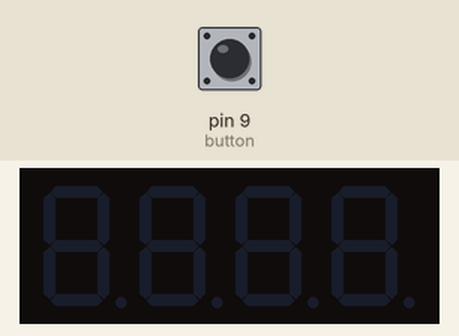
The sketch below on a simulated Arduino Uno, built with avr-gcc and run on an emulated ATmega328P. Shown: 4-digit seven-segment display. Wiring (inferred from the names in the program): 4-digit 7-segment display, segments lit when HIGH: segments pin 2, pin 3, pin 4, pin 5, pin 6, pin 7, pin 8, pin 9; digit selects pin 10, pin 11, pin 12, pin 13. Inputs (shaded band) come from the test bench; at power-on: pin 9 (button) HIGH. The segment pins are drawn as the display they are named for.

Above: at 1.2 s.
1.3 s: pin 9 (button) pulled LOW for 0.15 s
At 1.9 s:
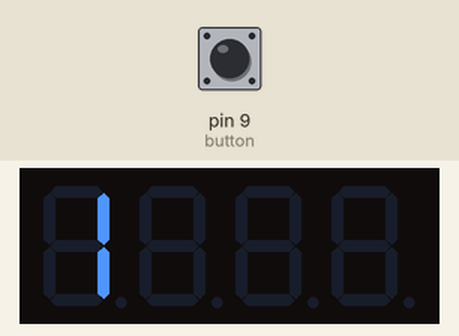
4.3 s: pin 9 (button) pulled LOW for 1 s
At 5.7 s:
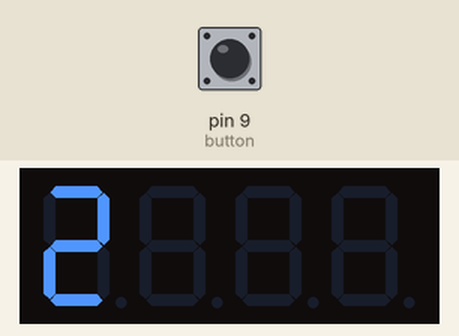
7.3 s: pin 9 (button) pulled LOW for 0.15 s
At 8.5 s:
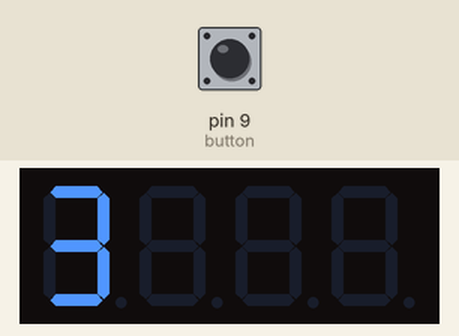
10.3 s: pin 9 (button) pulled LOW for 3.2 s
At 13.07 s:
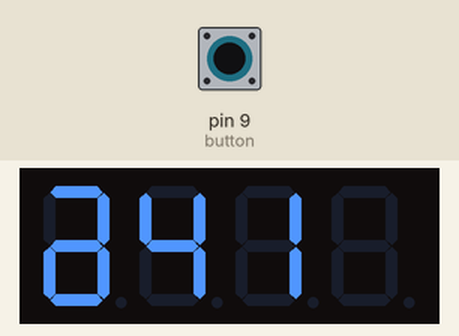
15.0 s: pin 9 (button) pulled LOW for 0.15 s
At 16.2 s:
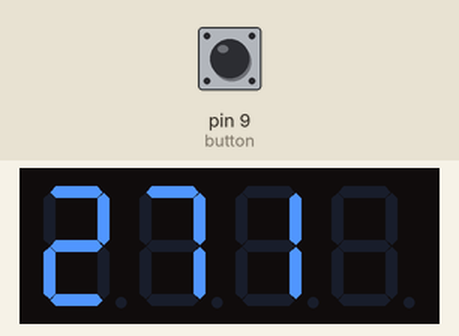
18.0 s: pin 9 (button) pulled LOW for 1 s
At 18.5 s:
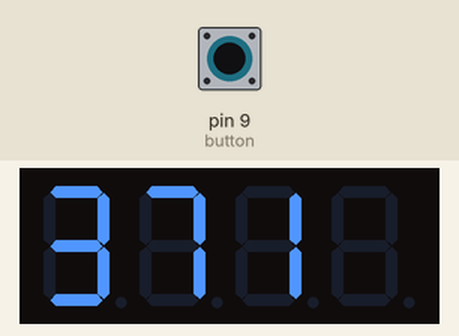
Timing chart, 0 to 21.0 s (numbered marks = the images above; inputs shaded):
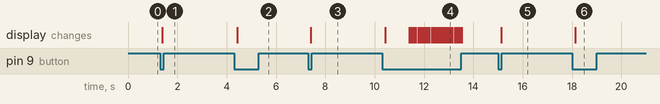

The sketch:

lab2.ino
```cpp
#include <math.h>
#define button 9
boolean lastBTNstate = LOW;
long lastBTNtime = 0;
boolean toogle = false;
boolean ledState = LOW;
int SEG_COM[4] = {10,11,12,13};
int SEG_Data[10][7] = {{1,1,1,1,1,1,0},//0
                       {0,1,1,0,0,0,0},//1
                       {1,1,0,1,1,0,1},//2
                       {1,1,1,1,0,0,1},//3
                       {0,1,1,0,0,1,1},//4
                       {1,0,1,1,0,1,1},//5
                       {1,0,1,1,1,1,1},//6
                       {1,1,1,0,0,0,0},//7
                       {1,1,1,1,1,1,1},//8
                       {1,1,1,0,0,1,1},//9
  };
int number = 0;
int count = 0;
int disp[4] = {0,0,0,0};
byte i = 0;
void setup() {
  // put your setup code here, to run once:
  Serial.begin(9600);
  for(int i=2; i<=13; i++)
  {
   pinMode(i,OUTPUT);
   digitalWrite(i,HIGH);
  }
  pinMode(button,INPUT_PULLUP);
}

void loop() {
    Number_Transfer(number);
    for(i=0;i<=3;i++)
    {
      if(number < pow(10,i)){
        continue;
      }
      digitalWrite(SEG_COM[i],LOW);
      SEG_Drive(disp[i]);
      delay(5);
      digitalWrite(SEG_COM[i],HIGH);
    }

    boolean btnState = digitalRead(button);
    if (lastBTNstate != btnState){
      lastBTNstate = btnState;
      lastBTNtime = millis();
    }
    if(btnState == LOW and lastBTNstate == LOW){
      int time_diff = millis()-lastBTNtime;
      if( time_diff > 1000){
        toogle = false;
        number++;
      }
      else if(millis()-lastBTNtime > 50){
        if(toogle == false){
          toogle = true;
          number ++;
        }
      }
    }
    else{
      toogle = false;
    }
}
void Number_Transfer(int Num)
{
 disp[0] = Num % 10;
 Num = Num/10;
 disp[1] = Num  % 10;
 Num = Num/10;
 disp[2] = Num % 10;
 Num = Num/10;
 disp[3] = Num % 10;
}
void SEG_Drive(int Number)
{
  for(int i=0;i<=6;i++)
   digitalWrite(i+2,SEG_Data[Number][i]);
}
```

Measured:
- after the input at 1.3 s, the display: changes after 0.08 s (image 1)
- after the input at 4.3 s, the display: changes after 0.12 s (image 2)
- after the input at 7.3 s, the display: changes after 0.11 s (image 3)
- after the input at 10.3 s, the display: first changes after 0.12 s (image 4 shows a later state)
- after the input at 15.0 s, the display: changes after 0.12 s (image 5)
- after the input at 18.0 s, the display: changes after 0.12 s (image 6)
